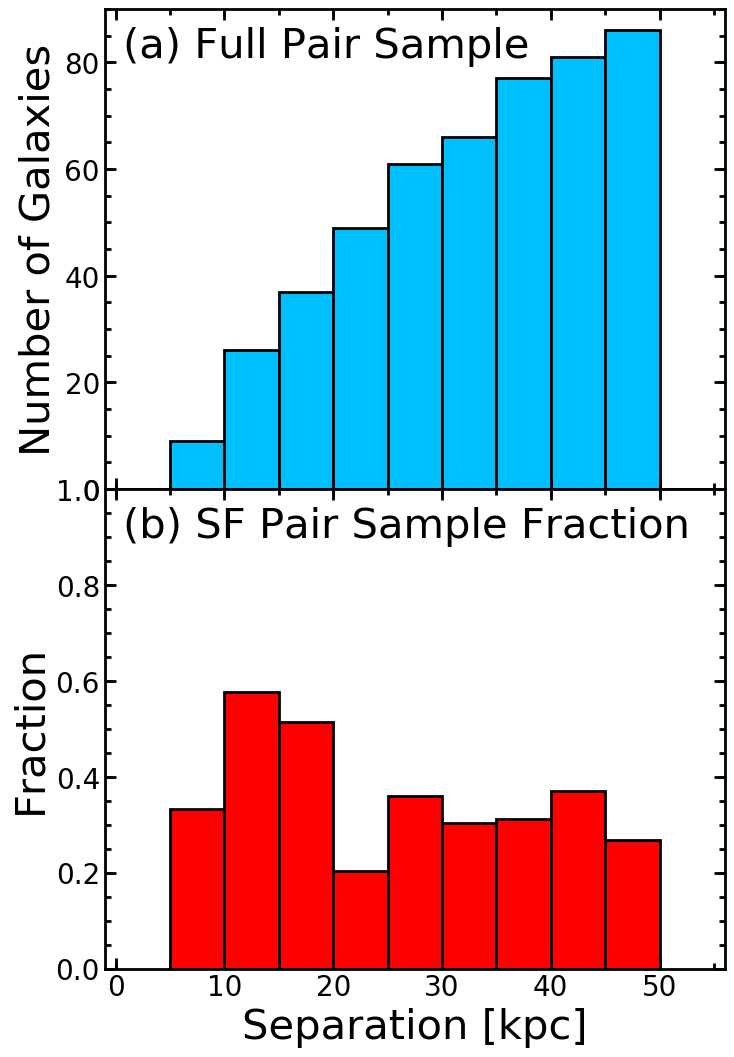

The Python source for this figure:
#!/usr/bin/env python2
# -*- coding: utf-8 -*-
"""
Created on Wed Oct  9 15:23:19 2019

Make separation distribution for outside IFU pairs.

@author: joshua
"""

import numpy as np
import matplotlib.pyplot as plt
from astropy.io import fits
import os, sys
import functions as f
import plotstyle as ps
#______________________________________________________________________________
filepath = os.path.abspath(os.path.dirname(sys.argv[0]))
figpath = '/Users/joshua/Dropbox/manga/figs'

#drpallpath = '/Volumes/T5/photoObj8/MPL-8/drpall_uniq.fits'

drpallpath = '/Volumes/Ext_drive/Research/metal/outside_pairs/MPL-8/drpall_uniq.fits'


drpall = fits.getdata(drpallpath)
cmd = drpall['CMD']
z = drpall['nsa_z']

gradbin = fits.getdata('/Volumes/Ext_drive/Research/metal/outside_pairs/gradbin.fits')
sep = gradbin['sep_arcsec']

kpc_da = []
for i in z:
    kpc_da.append(f.cosmo(i))
kpc_da = np.asarray(kpc_da)

rad_kpc = kpc_da * sep

droppath = '/Users/joshua/Dropbox/manga/figs'
#samplepath = '/Volumes/T5/photoObj8/8.samples/ncomp.fits'

samplepath = '/Volumes/Ext_drive/Research/metal/outside_pairs/8.samples/ncomp.fits'

sam = fits.getdata(samplepath)

# define pair and control samples
alls = (cmd=='BC') 
pairs = (((sam['nout_manga']>0)|(sam['nout_nsa']>0))&(sam['donotuse']!=1)&(sam['ptype']==1)&(sam['ngood']==1))
controls = ((sam['ctrl']==1))

binsize = 5
bins = np.arange(0, 50 + binsize, binsize)

fontsize=30
fig, axs = plt.subplots(2, 1, sharex=True, sharey=False, figsize=(8, 16))

axs[0].hist(rad_kpc[pairs], bins = bins, label='All Pairs', edgecolor='k', color='deepskyblue', linewidth=2)
#ax1.hist(rad_kpc[pairs&alls], bins = bins, label='SF Pairs', edgecolor='k', color='r', linewidth=2)
#legend = axs[0].legend(fancybox=False, edgecolor='k', fontsize=fontsize/1.5)
#frame = legend.get_frame().set_linewidth(2.0)
axs[0].annotate('(a) Full Pair Sample', xy=(0.03, 0.90), xycoords='axes fraction', fontsize=fontsize)
axs[1].annotate('(b) SF Pair Sample Fraction', xy=(0.03, 0.90), xycoords='axes fraction', fontsize=fontsize)


ps.ticks(axs[0], xmajor=10, ymajor=20, xminor=5, yminor=5)
ps.ticks(axs[1], xmajor=10, ymajor=0.2, xminor=5, yminor=0.05)
ps.style(axs, fontsize=fontsize)

axs[0].set_xlim(-1, 56)
axs[0].set_ylim(0, 90)

#axs[0].set_xlabel('Separation [kpc]', fontsize=fontsize)
axs[0].set_ylabel('Number of Galaxies', fontsize=fontsize)

apar = np.histogram(rad_kpc[pairs], bins = bins)
sfgs = np.histogram(rad_kpc[pairs&alls], bins=bins)

frac = np.divide(np.float64(sfgs[0]), np.float64(apar[0]))

axs[1].bar(bins[0:-1] + (bins[1]-bins[0])/2.0, frac, width=bins[1]-bins[0], edgecolor='k', color='r', linewidth=2.0, label='Fraction of SFGs')
#legend = axs[1].legend(fontsize=fontsize/1.5, fancybox=False, edgecolor='k', loc=2)
#frame = legend.get_frame().set_linewidth(2.0)
axs[1].set_ylim(0, 1)
axs[1].set_xlabel('Separation [kpc]', fontsize=fontsize)
axs[1].set_ylabel('Fraction', fontsize=fontsize)

plt.subplots_adjust(hspace=0.0)

plt.savefig(filepath + '/sep_dist.png', bbox_inches='tight', overwrite=True)
plt.savefig(figpath + '/sep_dist.pdf', bbox_inches='tight', overwrite=True)
plt.close('all')